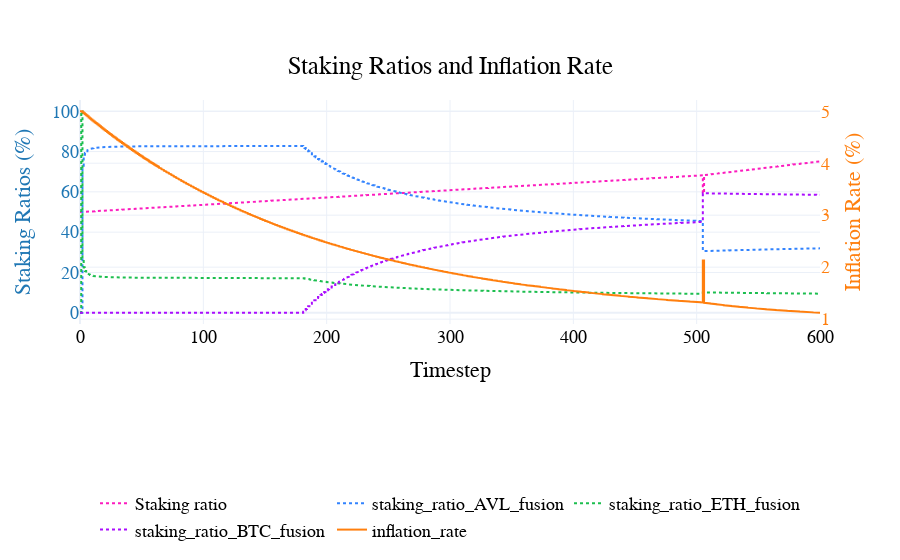

Notebook code cell kept with this figure:
### Code cell
fig= visualizations.plot_staking_ratio_inflation_rate(
    df,
    assets=['AVL', 'ETH', 'BTC']
)
pio.show(fig)

### Figure 1 — Plotly figure (JSON) as saved in the notebook; plotly's stock layout.template omitted (floating-point values rounded to 4 significant figures; data arrays with more than 128 entries replaced by an {"elided": "..."} marker saying what was removed)
{"data": [{"line": {"color": "#FC1CBF", "dash": "dot"}, "name": "Staking ratio", "type": "scatter", "x": {"elided": "4801 int values"}, "y": {"elided": "4801 float values"}, "yaxis": "y"}, {"line": {"color": "#3283FE", "dash": "dot"}, "name": "staking_ratio_AVL_fusion", "type": "scatter", "x": {"elided": "4801 int values"}, "y": {"elided": "4801 float values"}, "yaxis": "y"}, {"line": {"color": "#1CBE4F", "dash": "dot"}, "name": "staking_ratio_ETH_fusion", "type": "scatter", "x": {"elided": "4801 int values"}, "y": {"elided": "4801 float values"}, "yaxis": "y"}, {"line": {"color": "#AA0DFE", "dash": "dot"}, "name": "staking_ratio_BTC_fusion", "type": "scatter", "x": {"elided": "4801 int values"}, "y": {"elided": "4801 float values"}, "yaxis": "y"}, {"line": {"color": "#ff7f0e", "dash": "solid"}, "name": "inflation_rate", "type": "scatter", "x": {"elided": "4801 int values"}, "y": {"elided": "4801 float values"}, "yaxis": "y2"}], "layout": {"font": {"color": "black", "family": "Arial", "size": 18}, "hovermode": "x unified", "legend": {"orientation": "h", "x": 0.5, "xanchor": "center", "y": -1, "yanchor": "bottom"}, "paper_bgcolor": "rgba(255, 255, 255, 1)", "plot_bgcolor": "rgba(255, 255, 255, 1)", "title": {"text": "Staking Ratios and Inflation Rate", "x": 0.5, "xanchor": "center", "y": 0.9, "yanchor": "top"}, "xaxis": {"title": {"text": "Timestep"}}, "yaxis": {"tickfont": {"color": "#1f77b4"}, "title": {"font": {"color": "#1f77b4"}, "text": "Staking Ratios (%)"}}, "yaxis2": {"overlaying": "y", "side": "right", "tickfont": {"color": "#ff7f0e"}, "title": {"font": {"color": "#ff7f0e"}, "text": "Inflation Rate (%)"}}}}
